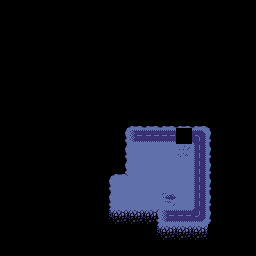

A 2D game scene composited from a Tiled map and its tileset images. What follows is a short description and the map's XML, with every tile layer's data as written:
An orthogonal 16x16 tile map with 16x16 px tiles, 2 tile layers (Terrain_1, Terrain_2), 8 tilesets and 6 objects.

<map version="1.10" tiledversion="1.12.2" orientation="orthogonal" renderorder="right-down" width="16" height="16" tilewidth="16" tileheight="16" infinite="0" nextlayerid="5" nextobjectid="26">
 <tileset firstgid="1" source="../tilesets/terrain.tsx" />
 <tileset firstgid="67" source="../tilesets/building_1.tsx" />
 <tileset firstgid="69" source="../tilesets/unit_1.tsx" />
 <tileset firstgid="71" source="../tilesets/unit_3.tsx" />
 <tileset firstgid="73" source="../tilesets/spacebodies.tsx" />
 <tileset firstgid="79" source="../tilesets/building_4.tsx" />
 <tileset firstgid="81" source="../tilesets/tank.tsx" />
 <tileset firstgid="83" source="../tilesets/building_2.tsx" />
 <objectgroup id="4" name="Space">
  <object id="13" gid="76" x="64" y="224" width="16" height="16" />
  <object id="14" gid="78" x="32" y="48" width="16" height="16" />
 </objectgroup>
 <layer id="1" name="Terrain_1" width="16" height="16">
  <data encoding="csv">
0,0,0,0,0,0,0,0,0,0,0,0,0,0,0,0,
0,0,0,0,0,0,0,0,0,0,0,0,0,0,0,0,
0,0,0,0,0,0,0,0,0,0,0,0,0,0,0,0,
0,0,0,0,0,0,0,0,0,0,0,0,0,0,0,0,
0,0,0,0,0,0,0,0,0,0,0,0,0,0,0,0,
0,0,0,0,0,0,0,0,0,0,0,0,0,0,0,0,
0,0,0,0,0,0,0,0,0,0,0,0,0,0,0,0,
0,0,0,0,0,0,0,0,7,7,7,7,7,0,0,0,
0,0,0,0,0,0,0,6,25,4,4,0,13,8,0,0,
0,0,0,0,0,0,0,6,5,5,5,1,3,8,0,0,
0,0,0,0,0,0,0,19,5,5,5,5,3,8,0,0,
0,0,0,0,0,0,6,5,5,5,5,5,3,8,0,0,
0,0,0,0,0,0,6,5,5,5,2,5,3,8,0,0,
0,0,0,0,0,0,10,9,9,30,25,4,24,8,0,0,
0,0,0,0,0,0,0,0,0,10,9,9,9,0,0,0,
0,0,0,0,0,0,0,0,0,0,0,0,0,0,0,0
</data>
 </layer>
 <layer id="3" name="Terrain_2" width="16" height="16">
  <data encoding="csv">
0,0,0,0,0,0,0,0,0,0,0,0,0,0,0,0,
0,0,0,0,0,0,0,0,0,0,0,0,0,0,0,0,
0,0,0,0,0,0,0,0,0,0,0,0,0,0,0,0,
0,0,0,0,0,0,0,0,0,0,0,0,0,0,0,0,
0,0,0,0,0,0,0,0,0,0,0,0,0,0,0,0,
0,0,0,0,0,0,0,0,0,0,0,0,0,0,0,0,
0,0,0,0,0,0,0,0,0,0,0,0,0,0,0,0,
0,0,0,0,0,0,0,0,0,0,0,0,0,0,0,0,
0,0,0,0,0,0,0,0,0,0,0,0,0,0,0,0,
0,0,0,0,0,0,0,0,0,0,0,0,0,0,0,0,
0,0,0,0,0,0,0,0,0,0,0,0,0,0,0,0,
0,0,0,0,0,0,0,0,0,0,0,0,0,0,0,0,
0,0,0,0,0,0,0,0,0,0,0,0,0,0,0,0,
0,0,0,0,0,0,0,0,0,0,0,0,0,0,0,0,
0,0,0,0,0,0,0,0,0,0,0,0,0,0,0,0,
0,0,0,0,0,0,0,0,0,0,0,0,0,0,0,0
</data>
 </layer>
 <objectgroup id="2" name="Building">
  <object id="16" gid="79" x="176" y="208" width="16" height="48">
   <properties>
    <property name="Destructible" type="bool" value="true" />
   </properties>
  </object>
  <object id="20" gid="4" x="176" y="144" width="16" height="16">
   <properties>
    <property name="Block" type="bool" value="true" />
   </properties>
  </object>
  <object id="24" gid="67" x="128" y="176" width="32" height="32">
   <properties>
    <property name="Destructible" type="bool" value="true" />
   </properties>
  </object>
  <object id="25" gid="83" x="112" y="208" width="32" height="32">
   <properties>
    <property name="Destructible" type="bool" value="true" />
   </properties>
  </object>
 </objectgroup>
</map>
